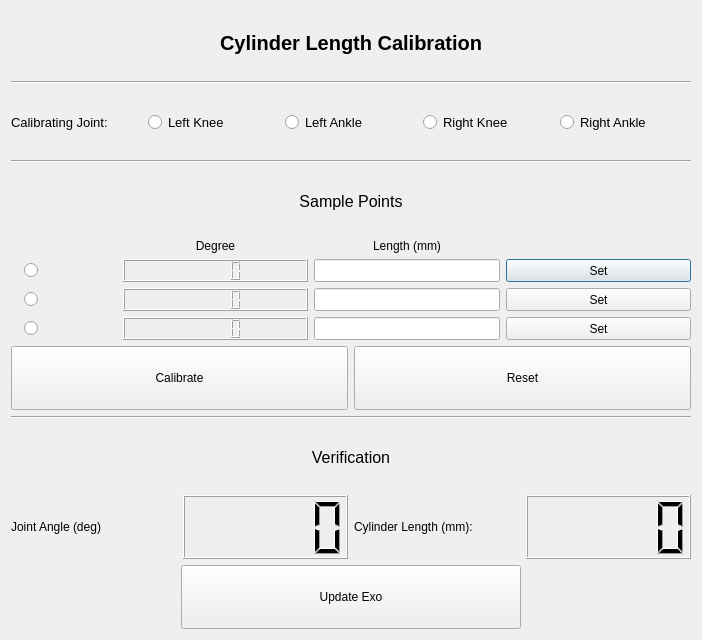
<?xml version="1.0" encoding="UTF-8"?>
<ui version="4.0">
 <class>Cylinder_calib</class>
 <widget class="QDialog" name="Cylinder_calib">
  <property name="geometry">
   <rect>
    <x>0</x>
    <y>0</y>
    <width>702</width>
    <height>640</height>
   </rect>
  </property>
  <property name="mouseTracking">
   <bool>false</bool>
  </property>
  <property name="windowTitle">
   <string>Cylinder Calibration</string>
  </property>
  <layout class="QVBoxLayout" name="verticalLayout_2">
   <item>
    <widget class="QLabel" name="label">
     <property name="font">
      <font>
       <pointsize>15</pointsize>
       <weight>75</weight>
       <bold>true</bold>
      </font>
     </property>
     <property name="text">
      <string>Cylinder Length Calibration</string>
     </property>
     <property name="alignment">
      <set>Qt::AlignCenter</set>
     </property>
    </widget>
   </item>
   <item>
    <widget class="Line" name="line_2">
     <property name="orientation">
      <enum>Qt::Horizontal</enum>
     </property>
    </widget>
   </item>
   <item>
    <layout class="QHBoxLayout" name="horizontalLayout">
     <item>
      <widget class="QLabel" name="label_2">
       <property name="sizePolicy">
        <sizepolicy hsizetype="Minimum" vsizetype="Preferred">
         <horstretch>0</horstretch>
         <verstretch>0</verstretch>
        </sizepolicy>
       </property>
       <property name="font">
        <font>
         <pointsize>10</pointsize>
        </font>
       </property>
       <property name="text">
        <string>Calibrating Joint: </string>
       </property>
      </widget>
     </item>
     <item>
      <widget class="QRadioButton" name="radio_left_knee">
       <property name="sizePolicy">
        <sizepolicy hsizetype="Minimum" vsizetype="Preferred">
         <horstretch>0</horstretch>
         <verstretch>0</verstretch>
        </sizepolicy>
       </property>
       <property name="font">
        <font>
         <pointsize>10</pointsize>
        </font>
       </property>
       <property name="text">
        <string>Left Knee</string>
       </property>
      </widget>
     </item>
     <item>
      <widget class="QRadioButton" name="radio_left_ankle">
       <property name="sizePolicy">
        <sizepolicy hsizetype="Minimum" vsizetype="Preferred">
         <horstretch>0</horstretch>
         <verstretch>0</verstretch>
        </sizepolicy>
       </property>
       <property name="font">
        <font>
         <pointsize>10</pointsize>
        </font>
       </property>
       <property name="text">
        <string>Left Ankle</string>
       </property>
      </widget>
     </item>
     <item>
      <widget class="QRadioButton" name="radio_right_knee">
       <property name="sizePolicy">
        <sizepolicy hsizetype="Minimum" vsizetype="Preferred">
         <horstretch>0</horstretch>
         <verstretch>0</verstretch>
        </sizepolicy>
       </property>
       <property name="font">
        <font>
         <pointsize>10</pointsize>
        </font>
       </property>
       <property name="text">
        <string>Right Knee</string>
       </property>
      </widget>
     </item>
     <item>
      <widget class="QRadioButton" name="radio_right_ankle">
       <property name="sizePolicy">
        <sizepolicy hsizetype="Minimum" vsizetype="Preferred">
         <horstretch>0</horstretch>
         <verstretch>0</verstretch>
        </sizepolicy>
       </property>
       <property name="font">
        <font>
         <pointsize>10</pointsize>
        </font>
       </property>
       <property name="text">
        <string>Right Ankle</string>
       </property>
      </widget>
     </item>
    </layout>
   </item>
   <item>
    <widget class="Line" name="line">
     <property name="orientation">
      <enum>Qt::Horizontal</enum>
     </property>
    </widget>
   </item>
   <item>
    <widget class="QLabel" name="label_7">
     <property name="font">
      <font>
       <pointsize>12</pointsize>
      </font>
     </property>
     <property name="text">
      <string>Sample Points</string>
     </property>
     <property name="alignment">
      <set>Qt::AlignCenter</set>
     </property>
    </widget>
   </item>
   <item>
    <layout class="QHBoxLayout" name="horizontalLayout_2" stretch="0,0">
     <item>
      <widget class="QLabel" name="label_3">
       <property name="text">
        <string/>
       </property>
       <property name="pixmap">
        <pixmap>cylinder.jpg</pixmap>
       </property>
      </widget>
     </item>
     <item>
      <layout class="QGridLayout" name="gridLayout" columnstretch="1,2,2,2">
       <item row="1" column="1">
        <widget class="QLCDNumber" name="lcd_angle_1"/>
       </item>
       <item row="1" column="2">
        <widget class="QLineEdit" name="lineEdit_l1">
         <property name="sizePolicy">
          <sizepolicy hsizetype="Expanding" vsizetype="Preferred">
           <horstretch>0</horstretch>
           <verstretch>0</verstretch>
          </sizepolicy>
         </property>
        </widget>
       </item>
       <item row="1" column="3">
        <widget class="QPushButton" name="btn_set_1">
         <property name="sizePolicy">
          <sizepolicy hsizetype="Minimum" vsizetype="Preferred">
           <horstretch>0</horstretch>
           <verstretch>0</verstretch>
          </sizepolicy>
         </property>
         <property name="text">
          <string>Set</string>
         </property>
        </widget>
       </item>
       <item row="2" column="3">
        <widget class="QPushButton" name="btn_set_2">
         <property name="sizePolicy">
          <sizepolicy hsizetype="Minimum" vsizetype="Preferred">
           <horstretch>0</horstretch>
           <verstretch>0</verstretch>
          </sizepolicy>
         </property>
         <property name="text">
          <string>Set</string>
         </property>
        </widget>
       </item>
       <item row="2" column="1">
        <widget class="QLCDNumber" name="lcd_angle_2"/>
       </item>
       <item row="2" column="2">
        <widget class="QLineEdit" name="lineEdit_l2">
         <property name="sizePolicy">
          <sizepolicy hsizetype="Expanding" vsizetype="Preferred">
           <horstretch>0</horstretch>
           <verstretch>0</verstretch>
          </sizepolicy>
         </property>
        </widget>
       </item>
       <item row="3" column="1">
        <widget class="QLCDNumber" name="lcd_angle_3"/>
       </item>
       <item row="3" column="2">
        <widget class="QLineEdit" name="lineEdit_l3">
         <property name="sizePolicy">
          <sizepolicy hsizetype="Expanding" vsizetype="Preferred">
           <horstretch>0</horstretch>
           <verstretch>0</verstretch>
          </sizepolicy>
         </property>
        </widget>
       </item>
       <item row="3" column="3">
        <widget class="QPushButton" name="btn_set_3">
         <property name="sizePolicy">
          <sizepolicy hsizetype="Minimum" vsizetype="Preferred">
           <horstretch>0</horstretch>
           <verstretch>0</verstretch>
          </sizepolicy>
         </property>
         <property name="text">
          <string>Set</string>
         </property>
        </widget>
       </item>
       <item row="0" column="1">
        <widget class="QLabel" name="label_8">
         <property name="text">
          <string>Degree</string>
         </property>
         <property name="alignment">
          <set>Qt::AlignCenter</set>
         </property>
        </widget>
       </item>
       <item row="0" column="2">
        <widget class="QLabel" name="label_9">
         <property name="text">
          <string>Length (mm)</string>
         </property>
         <property name="alignment">
          <set>Qt::AlignCenter</set>
         </property>
        </widget>
       </item>
       <item row="1" column="0">
        <widget class="QRadioButton" name="radio_joint1">
         <property name="sizePolicy">
          <sizepolicy hsizetype="Minimum" vsizetype="Preferred">
           <horstretch>0</horstretch>
           <verstretch>0</verstretch>
          </sizepolicy>
         </property>
         <property name="text">
          <string/>
         </property>
         <property name="autoExclusive">
          <bool>false</bool>
         </property>
        </widget>
       </item>
       <item row="2" column="0">
        <widget class="QRadioButton" name="radio_joint2">
         <property name="sizePolicy">
          <sizepolicy hsizetype="Minimum" vsizetype="Preferred">
           <horstretch>0</horstretch>
           <verstretch>0</verstretch>
          </sizepolicy>
         </property>
         <property name="text">
          <string/>
         </property>
         <property name="autoExclusive">
          <bool>false</bool>
         </property>
        </widget>
       </item>
       <item row="3" column="0">
        <widget class="QRadioButton" name="radio_joint3">
         <property name="sizePolicy">
          <sizepolicy hsizetype="Minimum" vsizetype="Preferred">
           <horstretch>0</horstretch>
           <verstretch>0</verstretch>
          </sizepolicy>
         </property>
         <property name="text">
          <string/>
         </property>
         <property name="autoExclusive">
          <bool>false</bool>
         </property>
        </widget>
       </item>
      </layout>
     </item>
    </layout>
   </item>
   <item>
    <layout class="QHBoxLayout" name="horizontalLayout_4">
     <item>
      <widget class="QPushButton" name="btn_calibrate">
       <property name="sizePolicy">
        <sizepolicy hsizetype="Minimum" vsizetype="Preferred">
         <horstretch>0</horstretch>
         <verstretch>0</verstretch>
        </sizepolicy>
       </property>
       <property name="text">
        <string>Calibrate</string>
       </property>
      </widget>
     </item>
     <item>
      <widget class="QPushButton" name="btn_reset">
       <property name="sizePolicy">
        <sizepolicy hsizetype="Minimum" vsizetype="Preferred">
         <horstretch>0</horstretch>
         <verstretch>0</verstretch>
        </sizepolicy>
       </property>
       <property name="text">
        <string>Reset</string>
       </property>
      </widget>
     </item>
    </layout>
   </item>
   <item>
    <widget class="Line" name="line_3">
     <property name="orientation">
      <enum>Qt::Horizontal</enum>
     </property>
    </widget>
   </item>
   <item>
    <widget class="QLabel" name="label_10">
     <property name="font">
      <font>
       <pointsize>12</pointsize>
      </font>
     </property>
     <property name="text">
      <string>Verification</string>
     </property>
     <property name="alignment">
      <set>Qt::AlignCenter</set>
     </property>
    </widget>
   </item>
   <item>
    <layout class="QHBoxLayout" name="horizontalLayout_3">
     <item>
      <widget class="QLabel" name="label_11">
       <property name="text">
        <string>Joint Angle (deg)</string>
       </property>
      </widget>
     </item>
     <item>
      <widget class="QLCDNumber" name="lcd_verify_angle"/>
     </item>
     <item>
      <widget class="QLabel" name="label_12">
       <property name="text">
        <string>Cylinder Length (mm):</string>
       </property>
      </widget>
     </item>
     <item>
      <widget class="QLCDNumber" name="lcd_verify_length"/>
     </item>
    </layout>
   </item>
   <item>
    <layout class="QHBoxLayout" name="horizontalLayout_5" stretch="1,2,1">
     <item>
      <spacer name="horizontalSpacer">
       <property name="orientation">
        <enum>Qt::Horizontal</enum>
       </property>
       <property name="sizeHint" stdset="0">
        <size>
         <width>40</width>
         <height>20</height>
        </size>
       </property>
      </spacer>
     </item>
     <item>
      <widget class="QPushButton" name="btn_update_exo">
       <property name="sizePolicy">
        <sizepolicy hsizetype="Minimum" vsizetype="Preferred">
         <horstretch>0</horstretch>
         <verstretch>0</verstretch>
        </sizepolicy>
       </property>
       <property name="text">
        <string>Update Exo</string>
       </property>
      </widget>
     </item>
     <item>
      <spacer name="horizontalSpacer_2">
       <property name="orientation">
        <enum>Qt::Horizontal</enum>
       </property>
       <property name="sizeHint" stdset="0">
        <size>
         <width>40</width>
         <height>20</height>
        </size>
       </property>
      </spacer>
     </item>
    </layout>
   </item>
  </layout>
 </widget>
 <resources/>
 <connections/>
</ui>
